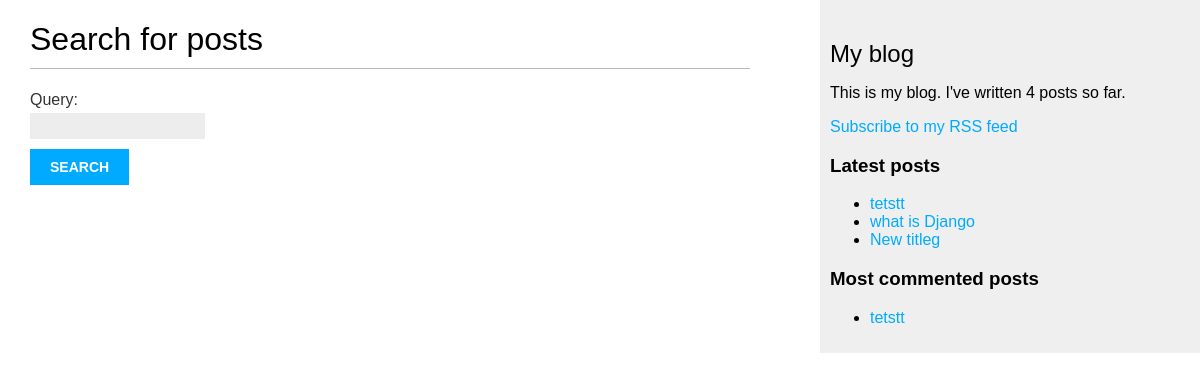
The app's page /blog/search/ with its own data.
### blog/models.py (models this page shows, shortened)
class Post(models.Model):
    STATUS_CHOICES = (
        ('draft', 'Draft'),
        ('published', 'Published'),
    )
    title = models.CharField(max_length=250)
    slug = models.SlugField(max_length=250,
                            unique_for_date='publish')
    author = models.ForeignKey(User,
                               on_delete=models.CASCADE,
                               related_name='blog_posts')
    body = models.TextField()
    publish = models.DateTimeField(default=timezone.now)
    created = models.DateTimeField(auto_now_add=True)
    updated = models.DateTimeField(auto_now=True)
    status = models.CharField(max_length=10,
                              choices=STATUS_CHOICES,
                              default='draft')
    objects = models.Manager()      # The default manager.
    published = PublishedManager()  # Our custom manager.
    tags = TaggableManager()
    class Meta:
        ordering = ('-publish',)
    def get_absolute_url(self):
        return reverse('blog:post_detail',
                       args=[self.publish.year,
                             self.publish.month,
                             self.publish.day,
                             self.slug])

### blog/views.py (the view)
# urls.py: path('search/', views.post_search, name='post_search'),
def post_search(request):
    form = SearchForm()
    query = None
    results = []
    if 'query' in request.GET:
        form = SearchForm(request.GET)
        if form.is_valid():
            query = form.cleaned_data['query']
            results = Post.objects.filter(title__icontains=query).filter(status='published')
            results = Post.objects.filter(body__icontains=query).filter(status='published') | results
    return render(request,
                  'blog/post/search.html',
                  {'form': form,
                   'query': query,
                   'results': results})

### blog/forms.py
class SearchForm(forms.Form):
    query = forms.CharField()

### blog/models.py (called while the page is built)
    def get_queryset(self):
        return super(PublishedManager, self).get_queryset().filter(status='published')

### blog/templatetags/blog_tags.py (called while the page is built)
@register.simple_tag
def total_posts():
    return Post.published.count()

@register.inclusion_tag('blog/post/latest_posts.html')
def show_latest_posts(count=5):
    latest_posts = Post.published.order_by('-publish')[:count]
    return {'latest_posts': latest_posts}

@register.simple_tag
def get_most_commented_posts(count=5):
    return Post.published.annotate(
               total_comments=Count('comments')
           ).order_by('-total_comments')[:count]

### blog/templates/blog/post/search.html (shortened to what this page needs)
{% extends "blog/base.html" %}
{% block content %}
  {% if query %}
    <h1>Posts containing "{{ query }}"</h1>
    <h3>
      {% with results.count as total_results %}
          Found {{ total_results }} result{{ total_results|pluralize }}
      {% endwith %}
    </h3>
    {% for post in results %}
        <h4><a href="{{ post.get_absolute_url }}">{{ post.title }}</a></h4>
        {{ post.body|truncatewords:5 }}
    {% empty %}
      <p>There are no results for your query.</p>
    {% endfor %}
    <p><a href="{% url "blog:post_search" %}">Search again</a></p>
  {% else %}
    <h1>Search for posts</h1>
    <form action="." method="get">
      {{ form.as_p }}
      <input type="submit" value="Search">
    </form>
  {% endif %}
{% endblock %}

### blog/templates/blog/base.html (shortened to what this page needs)
{% load blog_tags %}
{% load static %}
<!DOCTYPE html>
<html>
<head>
  <link href="{% static "css/blog.css" %}" rel="stylesheet">
</head>
<body>
  <div id="content">
    {% block content %}
    {% endblock %}
  </div>
  <div id="sidebar">
    <h2>My blog</h2>
    <p>This is my blog. I've written {% total_posts %} posts so far.</p>
    <p><a href="{% url "blog:post_feed" %}">Subscribe to my RSS feed</a></p>
    <h3>Latest posts</h3>
    {% show_latest_posts 3 %}
    <h3>Most commented posts</h3>
    {% get_most_commented_posts 1 as most_commented_posts %}
    <ul>
    {% for post in most_commented_posts %}
      <li>
        <a href="{{ post.get_absolute_url }}">{{ post.title }}</a>
      </li>
    {% endfor %}
    </ul>
  </div>
</body>
</html>

### blog/templates/blog/post/latest_posts.html
<ul>
{% for post in latest_posts %}
  <li>
    <a href="{{ post.get_absolute_url }}">{{ post.title }}</a>
  </li>
{% endfor %}
</ul>

### blog/static/css/blog.css (style rules this page uses)
body { margin:0; padding:0; font-family:helvetica, sans-serif; }
a { color:#00abff; text-decoration:none; }
h1 { font-weight:normal; border-bottom:1px solid #bbb; padding:0 0 10px 0; }
h2 { font-weight:normal; margin:30px 0 0; }
#content { float:left; width:60%; padding:0 0 0 30px; }
#sidebar { float:right; width:30%; padding:10px; background:#efefef; height:100%; }
label { float:left; clear:both; color:#333; margin-bottom:4px; }
input, textarea { clear:both; float:left; margin:0 0 10px; background:#ededed; border:0; padding:6px 10px; font-size:12px; }
input[type=submit] { font-weight:bold; background:#00abff; color:#fff; padding:10px 20px; font-size:14px; text-transform:uppercase; }

### records on screen
Post: title "tetstt"
Post: title "what is Django"
Post: title "New titleg"
